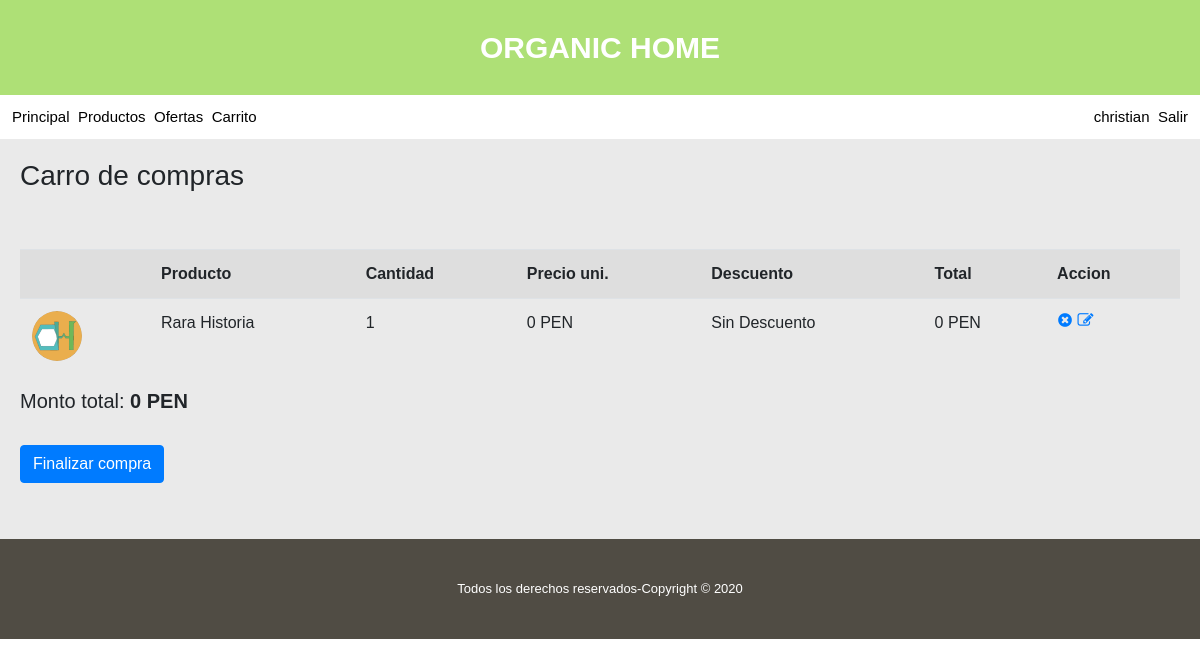
Screenshot of /pag.php?p=carrito (signed in) with the database file from the repository.
### tables this page shows
CREATE TABLE `cliente` (
  `id` int(11) NOT NULL,
  `username` varchar(255) NOT NULL,
  `password` varchar(255) NOT NULL,
  `telf` varchar(255) NOT NULL,
  `email` varchar(100) NOT NULL
);

CREATE TABLE `carro` (
  `id` int(11) NOT NULL,
  `id_cliente` int(11) NOT NULL,
  `id_producto` int(11) NOT NULL,
  `cant` int(11) NOT NULL
);

CREATE TABLE `productos` (
  `id` int(11) NOT NULL,
  `name` varchar(255) NOT NULL,
  `precio` float NOT NULL,
  `imagen` varchar(255) NOT NULL,
  `id_categoria` int(11) NOT NULL,
  `oferta` int(11) NOT NULL,
  `descargable` int(11) NOT NULL
);

### configs/funciones.php (called while the page is built, shortened)
<?php
function clear($var){
	return $var;
}
	?>
	<?php
function nombre_cliente($id_cliente){
	$mysqli = connect();
	$q = mysqli_query($mysqli,"SELECT * FROM cliente WHERE id = '$id_cliente'");
	$r = mysqli_fetch_array($q);
	return $r['username'];
}
function connect(){
	$host_mysql="localhost";
	$user_mysql="root";
	$pass_mysql="";
	$bd_mysql="tienda";
	$mysqli = mysqli_connect($host_mysql, $user_mysql,$pass_mysql,$bd_mysql);
	return $mysqli;
}
?>

### configs/config.php (called while the page is built, shortened)
<?php
$divisa=" PEN";
?>

### modulo/carrito.php (the view, shortened to what this page needs)
<h3>Carro de compras</h3>
<br><br>
<table class="table table-striped">
	<tr>
		<th></th>
		<th>Producto</th>
		<th>Cantidad</th>
		<th>Precio uni.</th>
		<th>Descuento</th>
		<th>Total</th>
		<th>Accion</th>
	</tr>
<?php
$mysqli = mysqli_connect($host_mysql, $user_mysql,$pass_mysql,$bd_mysql);
$id_cliente = clear($_SESSION['id_cliente']);
$q = mysqli_query($mysqli,"SELECT * FROM  carro WHERE id_cliente = '$id_cliente'");
$monto_total = 0;
while($r = mysqli_fetch_array($q)) {
	$q2 = mysqli_query($mysqli,"SELECT * FROM productos WHERE id = '".$r['id_producto']."'");
	$r2 = mysqli_fetch_array($q2);
	$precioTotal = 0;
			if ($r2['oferta']>0) {
				if (strlen($r2['oferta'] == 1)) {
					$desc = "0.0".$r['oferta'];
				}else{
				$desc = "0.".$r2['oferta'];
				}
				$precioTotal = $r2['precio'] - ($r2['precio'] * $desc);
			}else{
				$precioTotal = $r2['precio'];
			}
	$nombre_producto = $r2['name'];
	$cantidad = $r ['cant'];
	$precio_unidad = $r2['precio'];
	$precio_total = $cantidad * $precioTotal;
	$imagen_producto = $r2['imagen'];
	$pTotal= $cantidad * $precioTotal;
	$monto_total = $monto_total + $precio_total;
	?>
		<tr>
			<td><img src="productos/<?=$imagen_producto?>" class="imagen_carro"/></td>
			<td><?=$nombre_producto?></td>
			<td><?=$cantidad?></td>
			<td><?=$precio_unidad?><?=$divisa?></td>
			<td>
				<?php
					if ($r2['oferta']>0) {
						echo $r2['oferta']."% de Descuento";
					}else{
						echo "Sin Descuento";
					}
				?>
			</td>
			<td><?=$pTotal?><?=$divisa?></td>
			<td>
				<a href="?p=carrito&elimiar=<?=$r['id']?>" ><i class="icon-close" title="elimiar"></i></a>
					<a onclick="modificar('<?=$r['id']?>')" href="#"><i class="icon-edit" title="modificar cantidad del carrito"></i></a>
			</td>
		</tr>
	<?php
}
?>
</table>
<h5>Monto total:<b class="text"> <?=$monto_total?><?=$divisa?></b></h5>
<br>
<form method="post" action="">
	<button class="btn btn-primary" type="submit" name="finalizar">Finalizar compra</button>
</form>

### pag.php (shortened to what this page needs)
<?php
include "configs/config.php";
include "configs/funciones.php";
if(!isset($p)) {
	$p = "principal";
}else {
	$p = $p;
}
?>
<!DOCTYPE html>
<html lang="es">
<head>
	<link rel="stylesheet" href="css/estilosPag.css">
	<link rel="stylesheet" href="bootstrap/dist/css/bootstrap.css">
	<link rel="stylesheet" href="styles.css">
</head>
<body>
	<div class="header">
		Organic Home
	</div>
	<div class="menu" style="">
		<a href="?p=principal">Principal</a>
		<a href="?p=productos">Productos</a>
		<a href="?p=ofertas">Ofertas</a>
		<?php
			if(isset($_SESSION['id_cliente'])){
		?>
		<a href="?p=carrito">Carrito</a>
	<div class="carrito">
		<a class="nombre" href="#"><?=nombre_cliente($_SESSION['id_cliente'])?></a>
		<a href="?p=salir">Salir</a>
	</div>
		<?php
			}
		?>
	</div>
	<div class="cuerpo">
		<?php
		if(file_exists("modulo/".$p.".php")) {
				include "modulo/".$p.".php";
			}else{
				echo "<i>No se ha encontrado el modulo <b>".$p."</b> <a href='./'>Regresar</a></i>";
			}
		?>
	</div>
	<footer class="footer">
		Todos los derechos reservados-Copyright &copy; <?=date("Y")?>
	</footer>
</body>
</html>

### css/estilosPag.css (style rules this page uses)
body { margin: 0; padding: 0; }
* { font-family: arial; }
.header { background: #aee076; color: #fff; padding: 25px; text-align: center; font-size: 30px; font-weight: bold; text-transform: uppercase; }
.nombre { color: #fff; }
.menu { padding: 10px; background: #fff; text-decoration: none; }
.carrito { float: right; }
.menu a { color: #000; background: #fff; padding: 8px; }
.cuerpo { background: #eaeaea; padding: 30px; min-height: 383px; }
.footer { color: #fff; background: #504c44; text-align: center; font-size: 11px; padding: 40px; }
.imagen_carro { width: 50px; height: 50px; border-radius: 50%; }
@media (min-width:480px) { .cuerpo { background: #eaeaea; padding: 30px; min-height: 500px; } }
@media (min-width:480px) { .menu a { font-size: 13px; padding: 2px; } }
@media (min-width:480px) { .footer { font-size: 16px; padding: 40px; } }
@media (min-width:768px) { .cuerpo { padding: 20px; min-height: 400px; } }
@media (min-width:768px) { .menu a { font-size: 15px; padding: 2px; } }
@media (min-width:768px) { .footer { font-size: 13px; padding: 40px; } }

### styles.css (style rules this page uses)
[class^="icon-"]:before, [class*=" icon-"]:before { font-family: "organic" !important; font-style: normal !important; font-weight: normal !important; font-variant: normal !important; text-transform: none !important; speak: none; line-height: 1; -webkit-font-smoothing: antialiased; -moz-osx-font-smoothing: grayscale; }
.icon-close:before { content: "\64"; }
.icon-edit:before { content: "\65"; }

### rows the page displays
cliente: username "christian"
carro: id_producto.imagen (picture), id_producto.name "Rara Historia", cant "1", id_producto.precio "0", cant.precio "0"

### other values shown
$monto_total "0"
$divisa "PEN"
